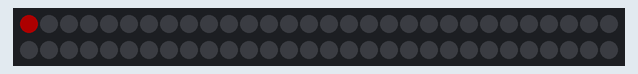
A sketch run on a simulated ESP8266 (NodeMCU). On the bench: 60 RGB LEDs in strip order, left to right, continuing on the next row. Dim RGB values are drawn brighter than linear.

Above: at 0.08 s.
At 6.37 s:
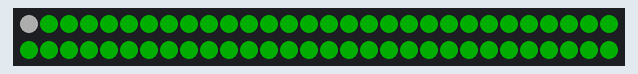
At 9.4 s:
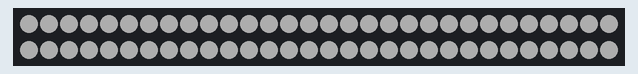
At 27.17 s:
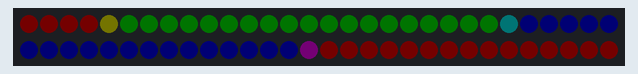
At 29.89 s:
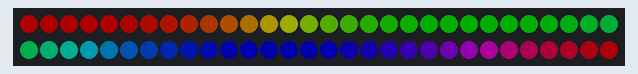
At 39.89 s:
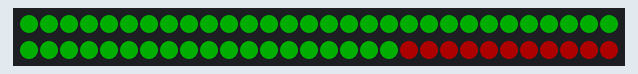

Measured:
- what the display in image 2 shows lasts 13.5 s, from 9.4 s to 22.9 s

The sketch:

ws2812b_RGB_test.ino
```cpp
#include <Adafruit_NeoPixel.h>
#ifdef __AVR__
#include <avr/power.h>
#endif
#define LED_PIN    D3
#define LED_COUNT  60
#define BRIGHTNESS 50

Adafruit_NeoPixel strip(LED_COUNT, LED_PIN, NEO_GRBW + NEO_KHZ800);

void setup() {

#if defined(__AVR_ATtiny85__) && (F_CPU == 16000000)
  clock_prescale_set(clock_div_1);
#endif

  strip.begin();
  strip.show();
  strip.setBrightness(50);
}

void loop() {
  colorWipe(strip.Color(255,   0,   0)     , 50); // kirmizi
  colorWipe(strip.Color(  0, 255,   0)     , 50); // yeşil
  colorWipe(strip.Color(  0,   0,   0, 255), 50); // mavi

  whiteOverRainbow(75, 5);

  pulseWhite(5);

  rainbowFade2White(3, 3, 1);
}

void colorWipe(uint32_t color, int wait) {
  for(int i=0; i<strip.numPixels(); i++) {
    strip.setPixelColor(i, color);
    strip.show();
    delay(wait);
  }
}

void whiteOverRainbow(int whiteSpeed, int whiteLength) {

  if(whiteLength >= strip.numPixels()) whiteLength = strip.numPixels() - 1;

  int      head          = whiteLength - 1;
  int      tail          = 0;
  int      loops         = 3;
  int      loopNum       = 0;
  uint32_t lastTime      = millis();
  uint32_t firstPixelHue = 0;

  for(;;) {
    for(int i=0; i<strip.numPixels(); i++) {
      if(((i >= tail) && (i <= head)) ||
         ((tail > head) && ((i >= tail) || (i <= head)))) {
        strip.setPixelColor(i, strip.Color(0, 0, 0, 255));
      } else {
        int pixelHue = firstPixelHue + (i * 65536L / strip.numPixels());
        strip.setPixelColor(i, strip.gamma32(strip.ColorHSV(pixelHue)));
      }
    }

    strip.show();
    firstPixelHue += 40;

    if((millis() - lastTime) > whiteSpeed) {
      if(++head >= strip.numPixels()) {
        head = 0;
        if(++loopNum >= loops) return;
      }
      if(++tail >= strip.numPixels()) {
        tail = 0;
      }
      lastTime = millis();
    }
  }
}

void pulseWhite(uint8_t wait) {
  for(int j=0; j<256; j++) {
    strip.fill(strip.Color(0, 0, 0, strip.gamma8(j)));
    strip.show();
    delay(wait);
  }

  for(int j=255; j>=0; j--) {
    strip.fill(strip.Color(0, 0, 0, strip.gamma8(j)));
    strip.show();
    delay(wait);
  }
}

void rainbowFade2White(int wait, int rainbowLoops, int whiteLoops) {
  int fadeVal=0, fadeMax=100;

  for(uint32_t firstPixelHue = 0; firstPixelHue < rainbowLoops*65536;
    firstPixelHue += 256) {

    for(int i=0; i<strip.numPixels(); i++) {

      uint32_t pixelHue = firstPixelHue + (i * 65536L / strip.numPixels());

      strip.setPixelColor(i, strip.gamma32(strip.ColorHSV(pixelHue, 255,
        255 * fadeVal / fadeMax)));
    }

    strip.show();
    delay(wait);

    if(firstPixelHue < 65536) {
      if(fadeVal < fadeMax) fadeVal++;
    } else if(firstPixelHue >= ((rainbowLoops-1) * 65536)) {
      if(fadeVal > 0) fadeVal--;
    } else {
      fadeVal = fadeMax;
    }
  }

  for(int k=0; k<whiteLoops; k++) {
    for(int j=0; j<256; j++) {
      strip.fill(strip.Color(0, 0, 0, strip.gamma8(j)));
      strip.show();
    }
    delay(1000);
    for(int j=255; j>=0; j--) {
      strip.fill(strip.Color(0, 0, 0, strip.gamma8(j)));
      strip.show();
    }
  }

  delay(500);
}
```
